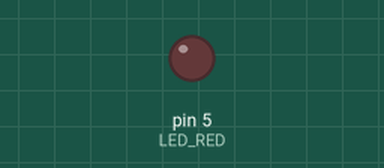
Recording of a sketch running on a simulated Arduino Uno, built with avr-gcc and run on an emulated ATmega328P. Shown: output pins drawn as LEDs (lit = HIGH).

Above: at 0.05 s.
At 1.5 s:
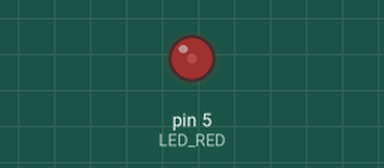
At 3.0 s:
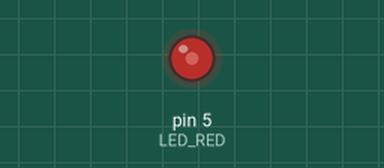
At 6.0 s:
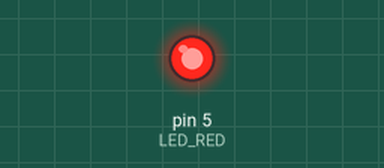
Timing chart, 0 to 7.8 s (numbered marks = the images above):
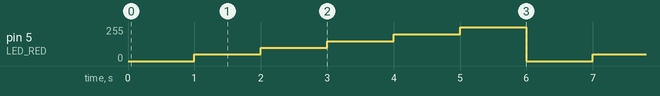

The sketch:

2_2_1.ino
```cpp
#define LED_RED 5

void setup() {
}

void loop() {
  analogWrite(LED_RED,0);
  delay(1000);
  analogWrite(LED_RED,50);
  delay(1000);
  analogWrite(LED_RED,100);
  delay(1000);
  analogWrite(LED_RED,150);
  delay(1000);
  analogWrite(LED_RED,200);
  delay(1000);
  analogWrite(LED_RED,255);
  delay(1000);
}
//2_2_1.ino
```

Measured:
- by itself, pin 5 (LED_RED): repeats every 6.0 s: 100/255 1.0 s, 150/255 1.0 s, 200/255 1.0 s, 255/255 1.0 s, 0/255 1.0 s, 50/255 1.0 s
